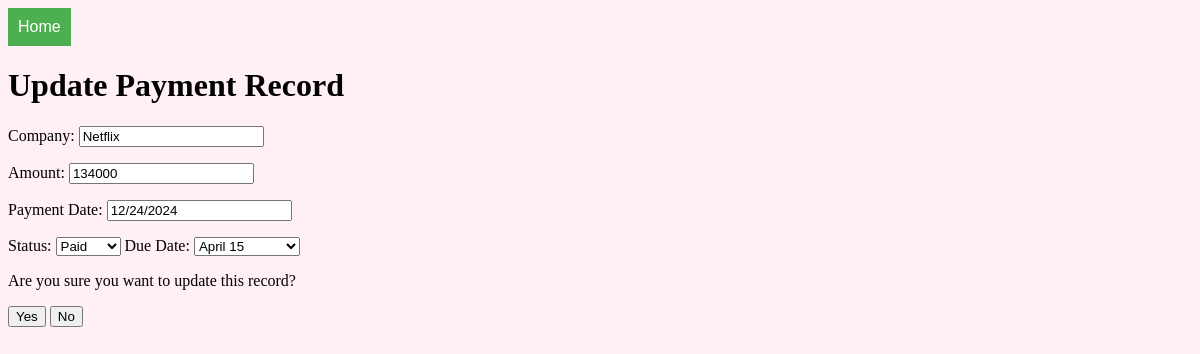
Page /update/10 on the committed database.
### tables this page shows
CREATE TABLE payments (
        id INTEGER PRIMARY KEY AUTOINCREMENT ,
        company TEXT NOT NULL,
        amount INTEGER NOT NULL,
        payment_date TEXT NOT NULL,
        status TEXT NOT NULL,
        due_date TEXT
    );

### start.py (the view, shortened to what this page needs)
@app.route('/update/<id>', methods=['GET', 'POST'])
def update(id):
    db = get_db()
    payment = db.execute('SELECT * FROM payments WHERE id = ?', (id,)).fetchone()
    return render_template('update.html', payment=payment)

### start.py (called while the page is built)
def get_db():
    conn = sqlite3.connect(DATABASE)
    conn.row_factory = sqlite3.Row  # This allows accessing columns by name
    return conn

### templates/update.html (shortened to what this page needs)
<!DOCTYPE html>
<html lang="en">
<head>
    <link rel="stylesheet" href="../static/styles.css">
</head>
<body>
    <div class="dropdown">
        <a href="/"><button>Home</button></a>
    </div>
    <h1>Update Payment Record</h1>
    <form action="{{ url_for('update', id=payment.id) }}" method="post">
        <p>Company: <input type="text" name="company" value="{{ payment['company'] }}"></p>
        <p>Amount: <input type="text" name="amount" value="{{ payment['amount'] }}"></p>
        <p>Payment Date: <input type="text" name="date" value="{{ payment['payment_date'] }}"></p>
        <label for="status">Status:</label>
        <select name="status" id="status" >
            <option value="PAID">Paid</option>
        </select>
        <label for="due_date">Due Date:</label>
        <select id="due_date" name="due_date" required>
            <option value="04/15">April 15</option>
        </select>
        <p>Are you sure you want to update this record?</p>
        <button type="submit" name="confirm" value="yes">Yes</button>
        <button type="submit" name="confirm" value="no">No</button>
    </form>
</body>
</html>

### static/styles.css (style rules this page uses)
body { background-color: lavenderblush }
.dropdown { position: relative; display: inline-block; }
.dropdown button { background-color: #4CAF50; color: white; padding: 10px; font-size: 16px; border: none; cursor: pointer; }

### rows in the picture
payments: company "Netflix", amount "134000", date "12/24/2024"
